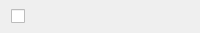
<?xml version="1.0" encoding="UTF-8"?>
<ui version="4.0">
 <class>FilterCheckbox</class>
 <widget class="QWidget" name="FilterCheckbox">
  <property name="geometry">
   <rect>
    <x>0</x>
    <y>0</y>
    <width>200</width>
    <height>33</height>
   </rect>
  </property>
  <property name="sizePolicy">
   <sizepolicy hsizetype="Preferred" vsizetype="Fixed">
    <horstretch>0</horstretch>
    <verstretch>0</verstretch>
   </sizepolicy>
  </property>
  <property name="windowTitle">
   <string>Form</string>
  </property>
  <layout class="QHBoxLayout" name="horizontalLayout">
   <property name="topMargin">
    <number>0</number>
   </property>
   <property name="bottomMargin">
    <number>0</number>
   </property>
   <item>
    <widget class="QCheckBox" name="filterCheckbox">
     <property name="sizePolicy">
      <sizepolicy hsizetype="Preferred" vsizetype="Fixed">
       <horstretch>0</horstretch>
       <verstretch>0</verstretch>
      </sizepolicy>
     </property>
     <property name="text">
      <string/>
     </property>
    </widget>
   </item>
   <item>
    <widget class="QPushButton" name="hideButton">
     <property name="sizePolicy">
      <sizepolicy hsizetype="Fixed" vsizetype="Fixed">
       <horstretch>0</horstretch>
       <verstretch>0</verstretch>
      </sizepolicy>
     </property>
     <property name="cursor">
      <cursorShape>PointingHandCursor</cursorShape>
     </property>
     <property name="styleSheet">
      <string notr="true">QPushButton:checked
{
	icon: url(:/icons/eye-slash.svg);
}</string>
     </property>
     <property name="text">
      <string/>
     </property>
     <property name="icon">
      <iconset resource="../resources.qrc">
       <normaloff>:/icons/eye.svg</normaloff>:/icons/eye.svg</iconset>
     </property>
     <property name="iconSize">
      <size>
       <width>8</width>
       <height>8</height>
      </size>
     </property>
     <property name="checkable">
      <bool>true</bool>
     </property>
     <property name="checked">
      <bool>false</bool>
     </property>
     <property name="flat">
      <bool>true</bool>
     </property>
    </widget>
   </item>
  </layout>
 </widget>
 <resources>
  <include location="../resources.qrc"/>
 </resources>
 <connections/>
</ui>
